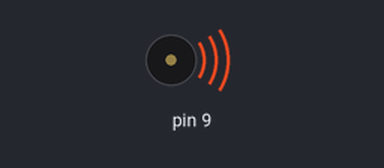
A sketch run on a simulated Arduino Uno, built with avr-gcc and run on an emulated ATmega328P. Parts: buzzer (waves = sounding).

Above: at 0.1 s.
Timing chart, 0 to 1.6 s (numbered marks = the images above):
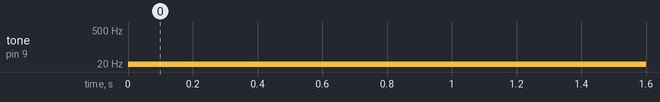

Measured:
- by itself, tone on pin 9: silent → 20 Hz at 0.00 s

The sketch:

surfaceTransducer.ino
```cpp
#include <toneAC.h>

#define TRANS_1 9

void setup() {
  // put your setup code here, to run once:
  Serial.begin(9600);
}

void loop() {
  // put your main code here, to run repeatedly:
  toneAC(20, 10);
}
```
